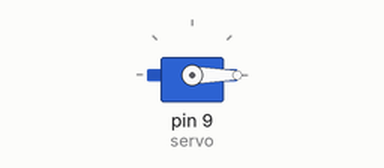
Bench run of a sketch on a simulated Arduino Uno, built with avr-gcc and run on an emulated ATmega328P. Shown: servo.

Above: at 0.05 s.
At 2.4 s:
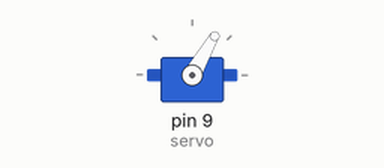
At 4.75 s:
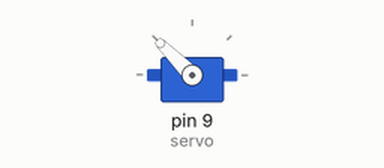
At 9.5 s:
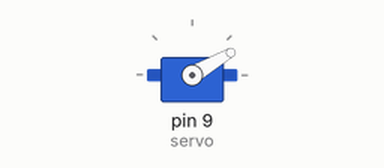
Timing chart, 0 to 13.0 s (numbered marks = the images above):
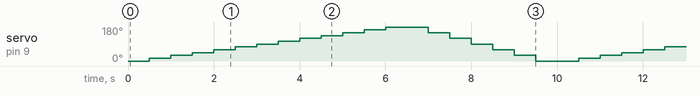

Measured:
- by itself, servo on pin 9 (servo): repeats every 10.0 s: 30° 0.50 s, 45° 0.50 s, 60° 0.50 s, 75° 0.50 s, 90° 0.50 s, 105° 0.50 s, 120° 0.50 s, 135° 0.50 s, 150° 0.50 s, 165° 0.50 s, 180° 1.0 s, 150° 0.50 s, 120° 0.50 s, 90° 0.50 s, 60° 0.50 s, 30° 0.50 s, 0° 1.0 s, 15° 0.50 s

The sketch:

problemseti_5_servo.ino
```cpp
#include <Servo.h>

Servo servo;

void setup()
{
  servo.attach(9);

}

void loop()
{

  for(int i=0;i<=180;i+=15)
  {
    servo.write(i);
    delay(500);
  }
  for(int i=180;i>=0;i-=30)
  {
    servo.write(i);
    delay(500);
  }

}
```
